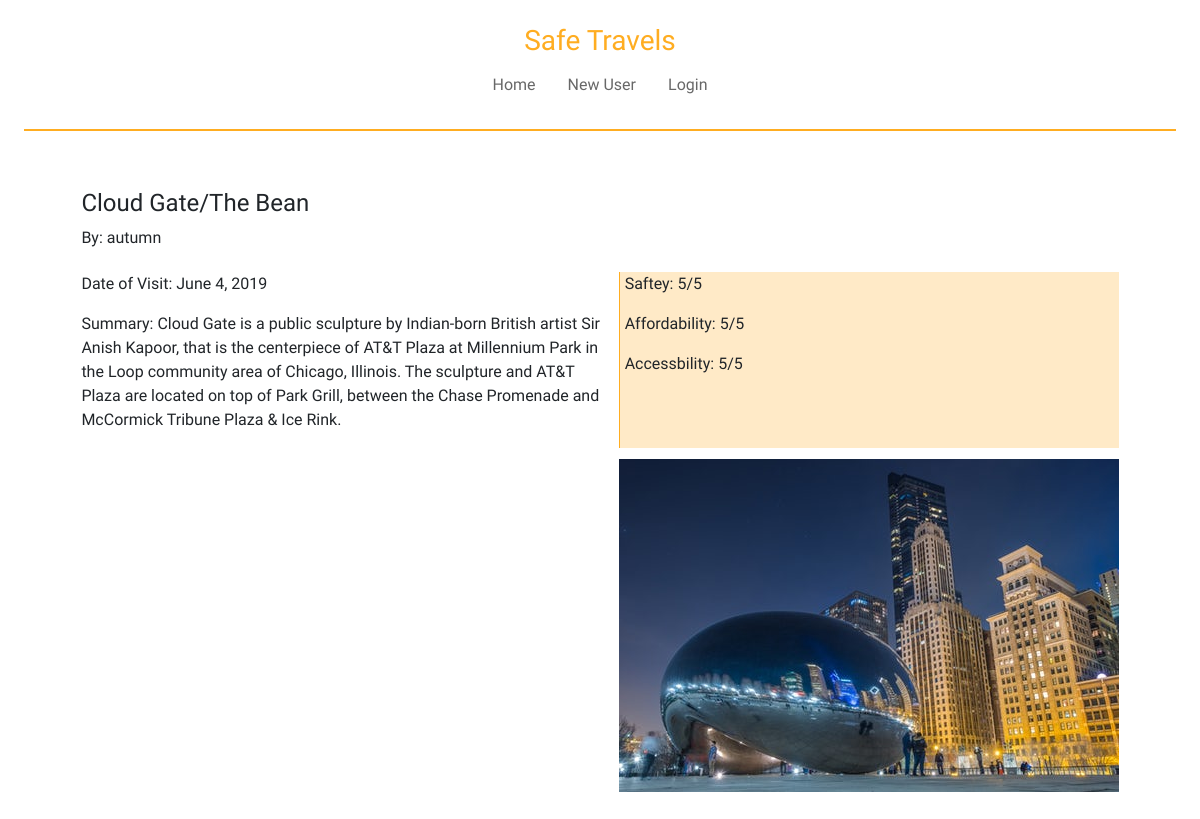
The page /logDetails/5/ on the database its author committed.
### travelApp/models.py (models this page shows, shortened)
class LocationLog(models.Model):
    location = models.CharField(max_length=500, default='')
    location_lat = models.FloatField(default=0)
    location_long = models.FloatField(default=0)
    date_of_visit = models.DateField(default=date.today)
    summary = models.TextField(default='')
    safety = models.PositiveSmallIntegerField(default=1)
    affordability = models.PositiveSmallIntegerField(default=1)
    accessibility = models.PositiveSmallIntegerField(default=1)
    image = models.ImageField(upload_to='images', null=True, blank=True)
    userModel_fk = models.ForeignKey(UserModel, on_delete=models.CASCADE, null=True, blank=True)

class UserModel(models.Model):
    username = models.CharField(max_length=500, default='')
    password = models.CharField(max_length=500, default='')
    email = models.EmailField(default='')
    user_fk = models.ForeignKey(User, on_delete=models.CASCADE, null=True, blank=True)

### travelApp/views.py (the view)
# urls.py: path('logDetails/<int:logID>/', views.logDetails, name='logDetails'),
def logDetails(request, logID):
    log = LocationLog.objects.get(pk=logID)
    context = {
        'log': log,
    }
    return render(request, 'travelApp/logDetails.html', context)

### travelApp/templates/travelApp/logDetails.html (shortened to what this page needs)
{% extends 'travelApp/base.html' %}
{% block content %}
<div class="formatDetails">
    <div class="detailsHeader">
        <h4>{{ log.location }}</h4>
        <p>
            By: {{log.userModel_fk.username}}
        </p>
    </div>
   <div class="detailsDetails">
       <p>
           Date of Visit:
           {{ log.date_of_visit  }}
       </p>
       <p>
           Summary:
           {{ log.summary }}
       </p>
   </div>
    {% if log.image %}
    <div class="detailImage">
        <img src="{{ log.image.url }}" alt="log image">
    </div>
    {% endif %}
    <div class="detailsRatings">
        <p>
            Saftey:
            {{ log.safety }}/5
        </p>
        <p>
            Affordability:
            {{ log.affordability }}/5
        </p>
        <p>
            Accessbility:
            {{ log.accessibility }}/5
        </p>
    </div>
</div>
{% endblock %}

### travelApp/static/travelApp/css/base.css (style rules this page uses)
html, body { height: 100%; margin: 1%; }
h2,h4 { font-family: 'Quicksand', sans-serif; }
p { font-family: 'Quicksand', sans-serif; }
.formatDetails { display: grid; grid-template-columns: 3fr 1fr; grid-gap: 1%; margin: 5%; }
.detailsHeader { grid-column: 1; grid-row: 1; }
.detailsDetails { grid-column: 1; grid-row: 2; }
.detailsRatings { grid-column: 2; grid-row: 2; border-left: 1px solid rgb(255, 173, 33); background-color: rgba(255, 173, 33, 0.25); padding-left: 1%; }
.detailImage { grid-column: 2; grid-row: 3; margin-top: 1%; }

### rows shown on the page
LocationLog: location "Cloud Gate/The Bean", userModel_fk.username "autumn", date_of_visit "June 4, 2019", summary "Cloud Gate is a public sculpture by Indian-born British artist Sir Anish Kapoor, that is the centerpiece of AT&T Plaza at Millennium Park in the Loop community area of Chicago, Illinois. The sculpture and AT&T Plaza are located on top of Park Grill, between the Chase Promenade and McCormick Tribune Plaza & Ice Rink.", image (picture), safety "5", affordability "5", accessibility "5"
